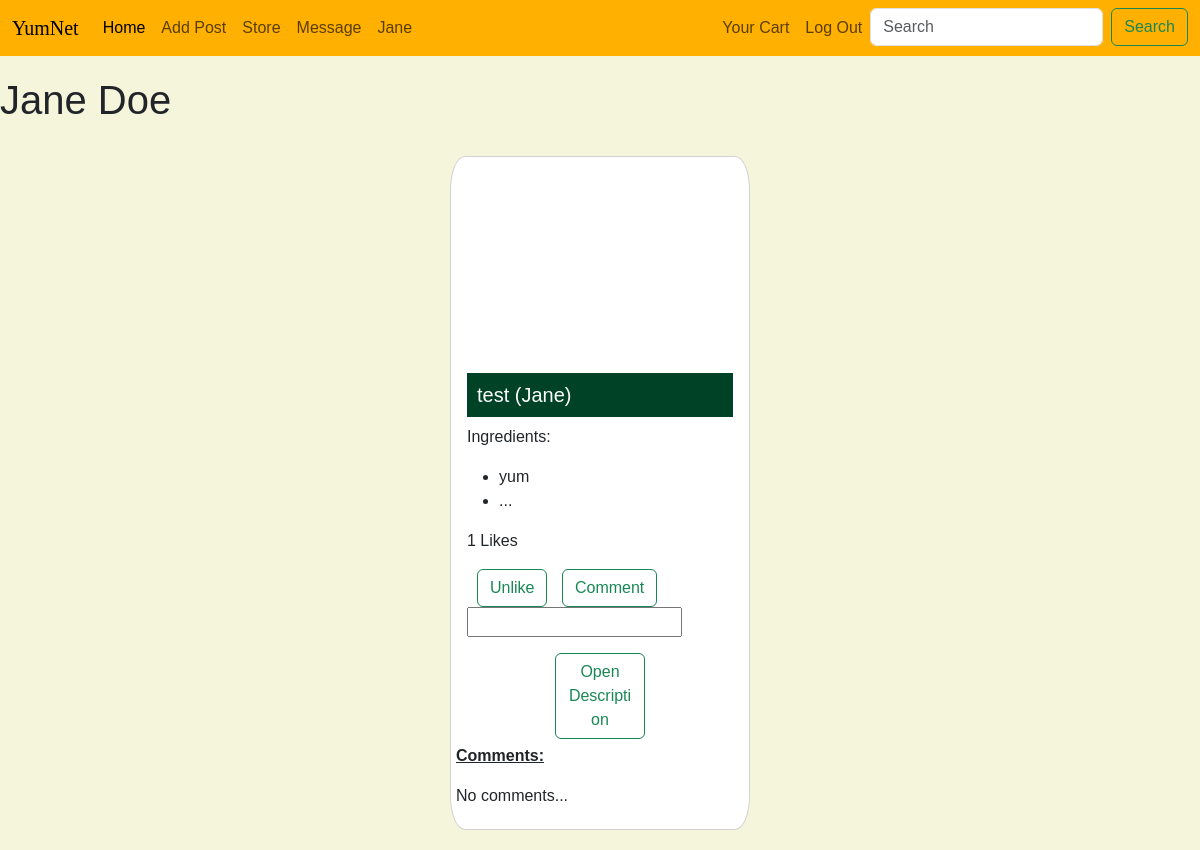
Screenshot of /userPage.php (signed in) with the database file from the repository.
### tables this page shows
CREATE TABLE `page_user` (
  `uid` int(11) NOT NULL,
  `first_name` varchar(255) NOT NULL,
  `last_name` varchar(255) NOT NULL,
  `user_name` varchar(255) NOT NULL,
  `email` varchar(255) NOT NULL,
  `pass` varchar(255) NOT NULL,
  `dob` date DEFAULT '2003-10-28',
  `last_seen` datetime DEFAULT current_timestamp(),
  `gender` bit(1) DEFAULT b'0' COMMENT 'male is zero female is one',
  `pic_url` varchar(255) DEFAULT NULL
);

CREATE TABLE `post` (
  `pid` int(11) NOT NULL,
  `img_url` varchar(2048) NOT NULL,
  `title` varchar(255) DEFAULT NULL,
  `published_at` datetime NOT NULL,
  `is_veg` int(1) NOT NULL,
  `caption` varchar(2048) NOT NULL,
  `user_id` int(11) NOT NULL
);

CREATE TABLE `postingredient` (
  `ingredient_name` varchar(255) NOT NULL,
  `post_id` int(11) NOT NULL,
  `quantity` int(11) DEFAULT NULL
);

### userPage.php (the view, shortened to what this page needs)
<!DOCTYPE html>
<html lang="en">
<head>
    <?php require 'includes_and_requires/bootstrap.php'?>
    <?php require 'styleTemp.php'?>
</head>
<body>
    <?php include 'includes_and_requires/menu.php'?>
    <?php
    require 'config.php';
    $sql =  "select first_name,last_name
    from page_user where uid = $_SESSION[pageUser]
    ";
    $ret = mysqli_query($conn,$sql);
    $name = mysqli_fetch_assoc($ret);
    echo"<h1>{$name['first_name']} {$name['last_name']}</h1>";
    $sql = "select * from post where user_id = $_SESSION[pageUser] order by published_at desc";
      $ret = mysqli_query($conn,$sql);
      if(mysqli_num_rows($ret)>0){
        while($row = mysqli_fetch_assoc($ret)){
          $sql = "Select * from page_user where uid = {$row['user_id']}";
          $ret2 = mysqli_query($conn,$sql);
          $row2 = mysqli_fetch_assoc($ret2);
          $sql = "Select * from postingredient where post_id = {$row['pid']} limit 3";
          $ret3 = mysqli_query($conn,$sql);
          echo"
          <div class='card'>
      <div class='custom_image' style='background-image:url({$row['img_url']})'></div>
      <div class='card-body'>
        <h5 class='card-title'>{$row['title']} ({$row2['first_name']})</h5>
        <p class='card-text' onmouseover='onHover({$row['pid']})' onmouseout='outHover({$row['pid']})'>
          Ingredients: <ul>";
          while($row3 = mysqli_fetch_assoc($ret3)){
            echo "<li>{$row3['ingredient_name']}</li>";
          }
        echo"
        <li>...</li>
        </ul>
        </p>
        <p>";
        $sql = "select count(pid) as count from post_like
        where pid = {$row['pid']}";
        $ret4 = mysqli_query($conn, $sql);
      $count = mysqli_fetch_assoc($ret4);
      $sql = "SELECT * FROM post_like WHERE pid = {$row['pid']} AND uid = {$_SESSION['user_id']}";
      $ret5 = mysqli_query($conn, $sql);
      echo "{$count['count']}";
      echo " Likes</p>
<form action='Controllers/LCController.php'>
<input type='submit' class='btn btn-outline-success' value='" . (mysqli_num_rows($ret5)>0 ? 'Unlike' : 'Like') . "' name='like'>
        <input type='submit' class='btn btn-outline-success' value='Comment' name='comm'>
        <input type='text' name='comment' >
        <input type = 'hidden' name='user' value='$_SESSION[user_id]'>
        <input type = 'hidden' name='post' value='{$row['pid']}'>
        <input type = 'hidden' name='loc' value='user'>
        </form>
      </div>
      <button onclick='desc(1,\"post{$row['pid']}\")' class='btn btn-outline-success open'>Open Description</button>
      <div class='coms'><b><u><p>Comments:</p></u></b>";
      $sql = "select first_name, content
      from post_comment as pc
      join page_user as pu on pc.uid = pu.uid
      where pid = {$row['pid']}
      ";
      $retCom = mysqli_query($conn,$sql);
      if(mysqli_num_rows($retCom)==0){
        echo "<p>No comments...</p>";
      }else{
        while($coms = mysqli_fetch_assoc($retCom)){
          echo "<p>{$coms['first_name']}: {$coms['content']}</p>";
        }
      }
      echo"</div>
    </div>";
      }
      }
    ?>
</body>
</html>

### style11.css (style rules this page uses)
.card { width: 25%; margin: 2em auto; }
body { font-family: sans-serif; background-color: #F5F5DC; }
h5.card-title { background-color: #004225; padding: 10px; color: white; }
.custom_image { width: 100%; height: 200px; background-size: cover; background-position: center; }
.card { border-radius: 5%; margin-bottom: 20px; }
.custom_image { border-top-left-radius: 5%; border-top-right-radius: 5%; }
.coms { padding: 5px; }
.open { width: 30%; margin: auto auto; }
input.btn { background-color: white; margin-left: 10px; }

### rows the page displays
page_user: first_name "Jane", last_name "Doe"
post: title "test", page_user.first_name "Jane", count "1"
postingredient: ingredient_name "yum"

### other values shown
$_SESSION[first_name] "Jane"
